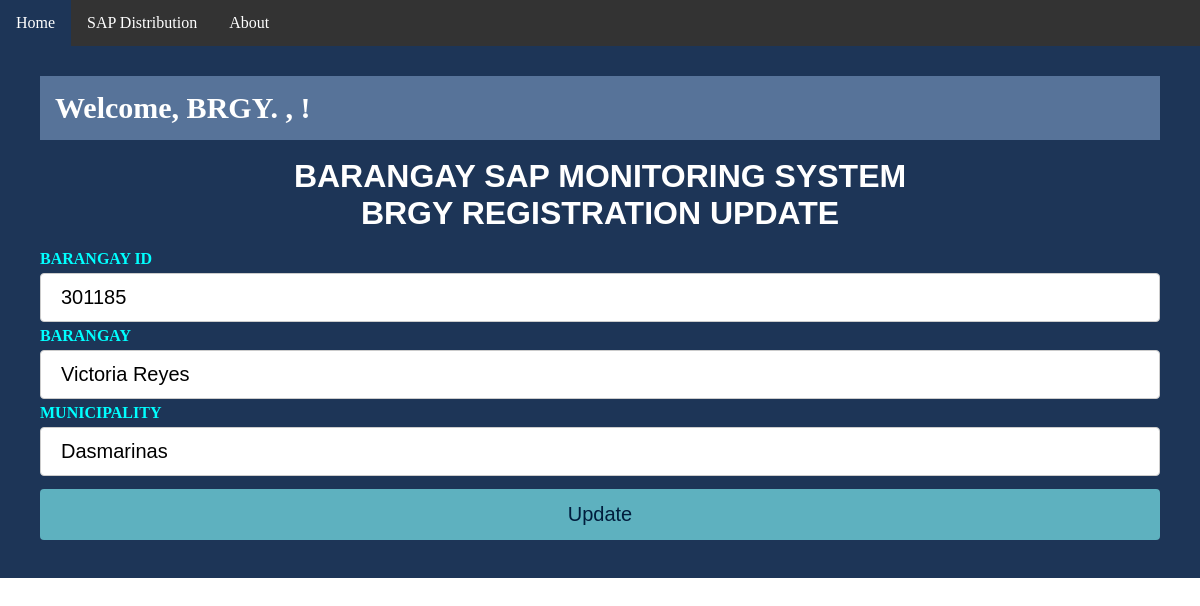
Screenshot of /edit/1 with the database file from the repository.
### MNList/models.py (models this page shows)
class IBrgy(models.Model):
      mncplty = models.TextField(default='')
      bname = models.TextField(default='')
      bID = models.CharField(default='', max_length=6)
      class meta:
          db = "brgy"

### MNList/views.py (the view)
# urls.py: url(r'^edit/(?P<id>\d+)$', views.edit, name='edit'),
def edit(request, id):
   ibrgys = IBrgy.objects.get(id=id)
   context = {'ibrgys': ibrgys}
   return render(request, 'edit.html', context)

### MNList/templates/edit.html (shortened to what this page needs)
<html>
<head>
</head>
<body>
{% extends 'base.html' %}
{% block content %}
<div id="myDIV" class="header">
	<h3>
		 Welcome, BRGY. {{ibrgy.bname.upper}} , {{ibrgy.mncplty.upper}} !
		</h3>
		<br>
			<h1>BARANGAY SAP MONITORING SYSTEM</h1>
		<h1>BRGY REGISTRATION UPDATE</h1>
		<br>
				<form method="POST" action="update/{{ ibrgys.id }}">
            <label for="BrgyID">BARANGAY ID</label>
            <input type="txt" name="BrgyID" value="{{ ibrgys.bID }}" required="required"/>
             <label for="Brgy">BARANGAY</label>
            <input type="txt" name="Brgy" value="{{ ibrgys.bname }}" required="required"/>
  	     <label for="Municipality">MUNICIPALITY</label>
            <input type="txt" name="Municipality" value="{{ ibrgys.mncplty }}" required="required"/>
            <button type="submit">Update</button>
     </div>
</body>
{% endblock %}

### MNList/templates/base.html (style rules this page uses)
.header { background-color: 1d3557; padding: 30px 40px; color: white; text-align: center; }
.header:after { content: ""; display: table; clear: both; }
h1 { font-family: Verdana, sans-serif; }
h3 { background-color: 577399; color: #ffffff; padding: 15px; text-align: left; font-size: 30px; }
input[type=txt], select { width:100%; padding: 12px 20px; margin: 5px 0; display: inline-block; border: 1px solid #ccc; border-radius: 4px; box-sizing: border-box; font-size: 20px; }
button { width: 100%; background-color: 5eb1bf; color: 001d3d; font-size: 20px; padding: 14px 20px; margin: 8px 0; border: none; border-radius: 4px; cursor: pointer; }
* { margin: 0; padding: 0; box-sizing: border-box; }
label { color: #00FFFF; font-weight: bold; display: block; float: left; }

### rows the page displays
IBrgy: BrgyID "301185", Brgy "Victoria Reyes", Municipality "Dasmarinas"
